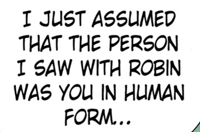
#> input picture gemini_examples/example_1.jpg, 200 x 132 px; its folder holds only this picture in this run
$ python -i panels.py   (imports and definitions only)
#> lines starting #> are read from the running program, lines starting #| are printed output that depends on the picture; after the words box and inside, x2 and y2 are one past the last pixel; in counts of white or black regions, pixels touching at a corner belong together
from PIL import Image, ImageDraw, ImageFont
import imageio
import matplotlib.pyplot as plt
import numpy as np
import os
import logging
from scipy import ndimage as ndi
from skimage.color import label2rgb, rgb2gray
from skimage.feature import canny
from skimage.measure import label, regionprops, approximate_polygon
from skimage.morphology import dilation
from skimage import measure
import json

# [3 lines not run here, left out]
console = logging.StreamHandler()
# [1 line not run here, left out]
formatter = logging.Formatter('%(asctime)s %(levelname)-8s %(message)s')
# [1 line not run here, left out]
logger = logging.getLogger(__name__)
# [1 line not run here, left out]


# [11 lines left out: function save_intermediate_images, not called in this run]


def process_image(image_path, output_dir = './outputs/panels/'):
    """Processes an image by detecting and labeling panels."""
    logging.info(f"Processing image: {image_path}")

    # Create directories for output files
    image_dir = os.path.join(output_dir, os.path.basename(image_path))
    process_dir = os.path.join(image_dir, 'process')
    os.makedirs(process_dir, exist_ok=True)
    os.makedirs(output_dir, exist_ok=True)

    # Load image and convert to grayscale
    im = load_image(image_path)
    grayscale = convert_to_grayscale(im)

    # Detect edges with Canny and thicken edges with dilation
    edges = detect_edges(grayscale)
    thick_edges = thicken_edges(edges)

    # Fill holes in the image and label each patch
    colors = get_colors(num_colors=99)
    labels = fill_holes(thick_edges)
    # Save the intermediate images
    # save_intermediate_images(edges, thick_edges, labels, process_dir)
    label_rgb_image = label_patches(im, labels, colors)

    # Draw custom shapes and labels for each patch
    labeled_image = draw_patches(im, label_rgb_image, labels, colors)

    # Save labeled image with text
    # labeled_image.save(os.path.join(process_dir, 'labeled_with_text.jpg'))

    # Extract and order panels
    panels, vertices = extract_panels(labels, im)

    # Display ordered images in a grid
    #ordered_images = order_panels(
    #    im, edges, thick_edges, label_rgb_image, labels, panels)

    # Create a list of dictionaries containing the panel bounding box and vertices
    panels_with_vertices = [{"bbox": list(map(
        int, panel)), "vertices": vertex_set} for panel, vertex_set in zip(panels, vertices)]

    # Save the panel information as a JSON file
    with open(f'{output_dir}/panels-{os.path.basename(image_path)}.json', 'w') as f:
        json.dump(panels_with_vertices, f)

    # save_images(ordered_images, process_dir)
    logging.info(f"Processing of {image_path} finished.")


# [84 lines left out: functions save_images, show_image_list, show_image_grid, not called in this run]


def load_image(image_path):
    """Loads an image using the ImageIO library."""
#> called with image_path = 'gemini_examples/example_1.jpg'
    logging.info("Processing image: Loading image")
    return imageio.v2.imread(image_path)
#> returned value is the input picture: shape (132, 200, 4); mean R, G, B, A 213.9, 214, 213.9, 255


def convert_to_grayscale(image):
    """Converts an image to grayscale using the RGB2GRAY function from the skimage.color module."""
    logging.info("Processing image: Converting image to grayscale")
    if len(image.shape) == 3:
        # Convert to grayscale if image has three channels
        image = image[:, :, :3]
        return rgb2gray(image)
#> returned value: shape (132, 200) float64
    else:
        # Use image as grayscale if it has only two channels
        return image


def detect_edges(image):
    """Detects edges in an image using the Canny function from the skimage.feature module."""
    logging.info("Processing image: Detecting edges")
    return canny(image)
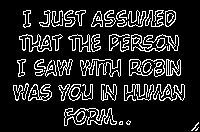
#> returned value: shape (132, 200) bool; 14.4% white in thin lines or dots, all inside (x1, y1, x2, y2) = (13, 10, 199, 131)


def thicken_edges(edges):
    """Thickens edges in an image using dilation from the skimage.morphology module."""
    logging.info("Processing image: Thickening edges")
    return dilation(dilation(edges), np.ones((3, 3), dtype=bool))
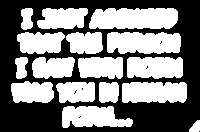
#> returned value: shape (132, 200) bool; 50.2% white; 7 black regions (6 under 20 px)


def fill_holes(thick_edges):
    """Fills holes in an image using label and binary_fill_holes from the skimage.measure and scipy.ndimage modules."""
    logging.info("Processing image: Filling holes")
    labels = label(thick_edges)
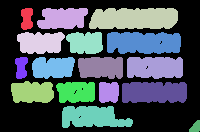
#> labels: shape (132, 200) int32; 17 distinct labels, from 0 to 16; one colour per label, 0 black
    props = regionprops(labels)
#> props = 16 regions; largest, box (x1, y1, x2, y2) and area: (89, 8, 178, 29) 1694, (107, 32, 181, 54) 1448, (122, 82, 187, 103) 1271, (62, 106, 133, 128) 1172, (127, 57, 183, 79) 1121
    if len(props) is 0:
        max_size = 1
    else:
        max_size = max([prop.area for prop in props])
#> max_size = 1694
    size_threshold = max_size * 0.05
#> size_threshold = 84.7
    filled_edges = np.zeros_like(thick_edges)

    for prop in props:
        if prop.area >= size_threshold:
            filled_edges |= ndi.binary_fill_holes(labels == prop.label)
#> this loop made 16 passes
#> pass 1, in fill_holes, `filled_edges |= ndi.binary_fill_holes(labels == prop.label)`:
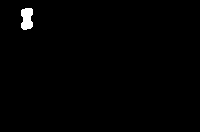
#> filled_edges: shape (132, 200) bool; 0.84% white; 1 white region, box (x1, y1, x2, y2) and area: (21, 8, 33, 30) 222
#> pass 2, in fill_holes, `filled_edges |= ndi.binary_fill_holes(labels == prop.label)`:
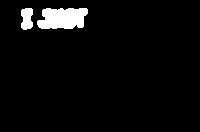
#> filled_edges: shape (132, 200) bool; 4.2% white; 2 white regions, box (x1, y1, x2, y2) and area: (37, 8, 88, 29) 881, (21, 8, 33, 30) 222
#> pass 3, in fill_holes, `filled_edges |= ndi.binary_fill_holes(labels == prop.label)`:
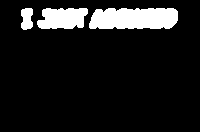
#> filled_edges: shape (132, 200) bool; 10.6% white; 3 white regions, box (x1, y1, x2, y2) and area: (89, 8, 178, 29) 1694, (37, 8, 88, 29) 881, (21, 8, 33, 30) 222
#> after the loop: filled_edges: shape (132, 200) bool; 50.2% white; 2 black regions (1 under 20 px), largest, box (x1, y1, x2, y2) and area: (0, 0, 200, 132) 13142

    return label(filled_edges)
#> returned value: shape (132, 200) int32; 17 distinct labels, from 0 to 16


def get_colors(num_colors=99):
    logging.info("Processing image: Getting colors")
    color_map = plt.get_cmap("Set1", num_colors)
    colors = [color_map(i)[:3] for i in range(num_colors)]
    return colors


def label_patches(image, labels, colors=None):
    """Labels patches in an image using label2rgb from the skimage.color module."""
    logging.info("Processing image: Labeling patches")
    if not colors:
        colors = get_colors()
#> (the run stopped early here; a loop or call above may not have finished)
